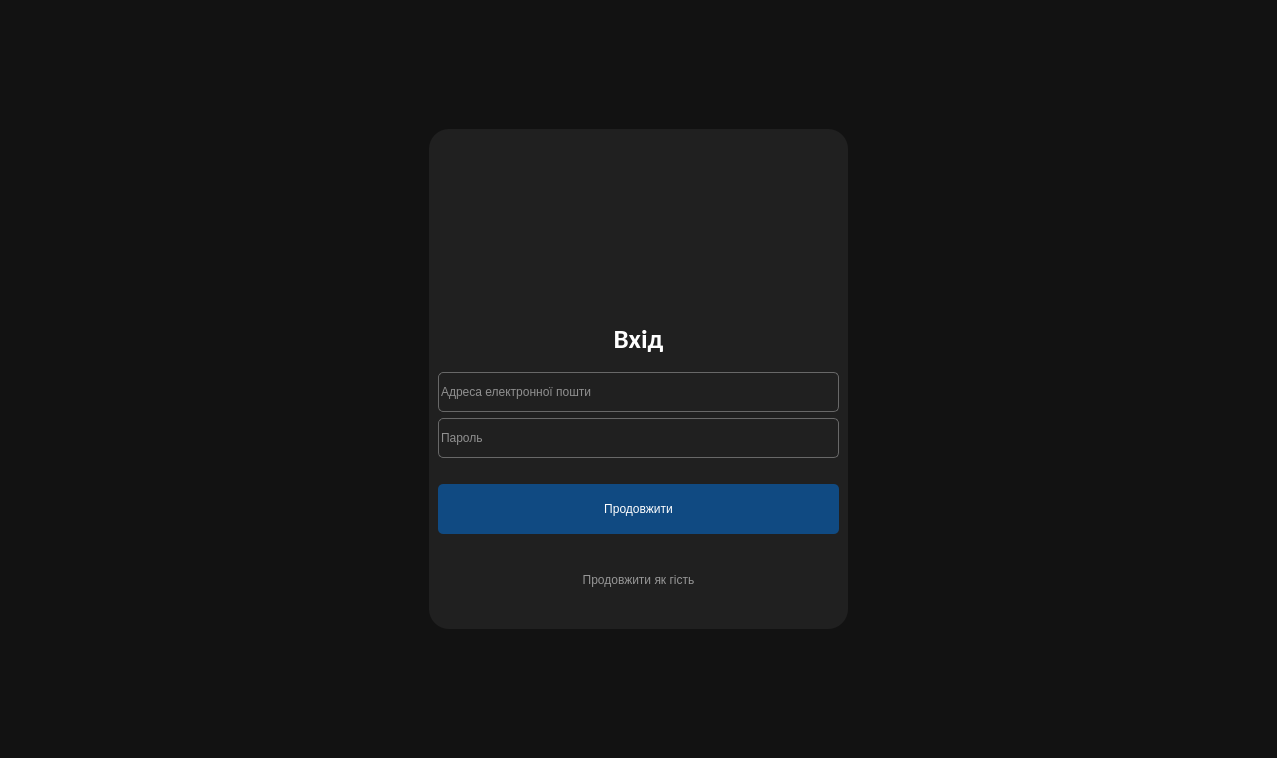
<?xml version="1.0" encoding="UTF-8"?>
<ui version="4.0">
 <class>EntryWindow</class>
 <widget class="QMainWindow" name="EntryWindow">
  <property name="geometry">
   <rect>
    <x>0</x>
    <y>0</y>
    <width>1277</width>
    <height>758</height>
   </rect>
  </property>
  <property name="windowTitle">
   <string>EntryWindow</string>
  </property>
  <property name="styleSheet">
   <string notr="true">QMainWindow {
	background-color: rgb(18, 18, 18)
}</string>
  </property>
  <widget class="QWidget" name="centralwidget">
   <layout class="QGridLayout" name="gridLayout">
    <item row="1" column="0">
     <spacer name="horizontalSpacer">
      <property name="orientation">
       <enum>Qt::Horizontal</enum>
      </property>
      <property name="sizeHint" stdset="0">
       <size>
        <width>40</width>
        <height>20</height>
       </size>
      </property>
     </spacer>
    </item>
    <item row="3" column="1">
     <spacer name="verticalSpacer_2">
      <property name="orientation">
       <enum>Qt::Vertical</enum>
      </property>
      <property name="sizeHint" stdset="0">
       <size>
        <width>20</width>
        <height>40</height>
       </size>
      </property>
     </spacer>
    </item>
    <item row="0" column="1">
     <spacer name="verticalSpacer">
      <property name="orientation">
       <enum>Qt::Vertical</enum>
      </property>
      <property name="sizeHint" stdset="0">
       <size>
        <width>20</width>
        <height>40</height>
       </size>
      </property>
     </spacer>
    </item>
    <item row="1" column="1" rowspan="2">
     <widget class="QWidget" name="LogInFrame" native="true">
      <property name="minimumSize">
       <size>
        <width>400</width>
        <height>500</height>
       </size>
      </property>
      <property name="styleSheet">
       <string notr="true">QWidget {
	background-color: rgb(32, 32, 32);
	border-radius: 20%;
	color: rgb(255, 255, 255);
}</string>
      </property>
      <layout class="QVBoxLayout" name="verticalLayout">
       <item>
        <spacer name="verticalSpacer_4">
         <property name="orientation">
          <enum>Qt::Vertical</enum>
         </property>
         <property name="sizeHint" stdset="0">
          <size>
           <width>20</width>
           <height>40</height>
          </size>
         </property>
        </spacer>
       </item>
       <item>
        <widget class="QLabel" name="logo">
         <property name="text">
          <string/>
         </property>
         <property name="alignment">
          <set>Qt::AlignCenter</set>
         </property>
        </widget>
       </item>
       <item>
        <spacer name="verticalSpacer_7">
         <property name="orientation">
          <enum>Qt::Vertical</enum>
         </property>
         <property name="sizeHint" stdset="0">
          <size>
           <width>20</width>
           <height>40</height>
          </size>
         </property>
        </spacer>
       </item>
       <item>
        <widget class="QLabel" name="signInLabel">
         <property name="font">
          <font>
           <family>Calibri</family>
           <pointsize>20</pointsize>
           <bold>true</bold>
          </font>
         </property>
         <property name="styleSheet">
          <string notr="true">QLabel {
	font-size: 20%;
}</string>
         </property>
         <property name="text">
          <string>Вхід</string>
         </property>
         <property name="alignment">
          <set>Qt::AlignCenter</set>
         </property>
        </widget>
       </item>
       <item>
        <spacer name="verticalSpacer_8">
         <property name="orientation">
          <enum>Qt::Vertical</enum>
         </property>
         <property name="sizeType">
          <enum>QSizePolicy::Fixed</enum>
         </property>
         <property name="sizeHint" stdset="0">
          <size>
           <width>20</width>
           <height>10</height>
          </size>
         </property>
        </spacer>
       </item>
       <item>
        <widget class="QLineEdit" name="emailintup">
         <property name="minimumSize">
          <size>
           <width>0</width>
           <height>40</height>
          </size>
         </property>
         <property name="font">
          <font>
           <family>Segoe UI</family>
           <pointsize>9</pointsize>
          </font>
         </property>
         <property name="styleSheet">
          <string notr="true">QLineEdit {
	border-radius: 5%;
	border: 1px solid rgb(104, 104, 104);
}</string>
         </property>
         <property name="text">
          <string/>
         </property>
         <property name="placeholderText">
          <string>Адреса електронної пошти</string>
         </property>
        </widget>
       </item>
       <item>
        <widget class="QLineEdit" name="passwordInput">
         <property name="minimumSize">
          <size>
           <width>0</width>
           <height>40</height>
          </size>
         </property>
         <property name="font">
          <font>
           <family>Segoe UI</family>
           <pointsize>9</pointsize>
          </font>
         </property>
         <property name="styleSheet">
          <string notr="true">border-radius: 5%;
border: 1px solid rgb(104, 104, 104);</string>
         </property>
         <property name="inputMask">
          <string/>
         </property>
         <property name="text">
          <string/>
         </property>
         <property name="echoMode">
          <enum>QLineEdit::Password</enum>
         </property>
         <property name="placeholderText">
          <string>Пароль</string>
         </property>
        </widget>
       </item>
       <item>
        <spacer name="verticalSpacer_6">
         <property name="orientation">
          <enum>Qt::Vertical</enum>
         </property>
         <property name="sizeType">
          <enum>QSizePolicy::Fixed</enum>
         </property>
         <property name="sizeHint" stdset="0">
          <size>
           <width>20</width>
           <height>20</height>
          </size>
         </property>
        </spacer>
       </item>
       <item>
        <widget class="QPushButton" name="continueButton">
         <property name="minimumSize">
          <size>
           <width>0</width>
           <height>50</height>
          </size>
         </property>
         <property name="font">
          <font>
           <family>Segoe UI</family>
           <pointsize>9</pointsize>
          </font>
         </property>
         <property name="cursor">
          <cursorShape>PointingHandCursor</cursorShape>
         </property>
         <property name="styleSheet">
          <string notr="true">QPushButton {
	background-color: rgb(16, 74, 130);
	border-radius: 5%;
}

QPushButton:hover {
	background-color: rgb(0, 116, 228);
	border-radius: 10%;
}</string>
         </property>
         <property name="text">
          <string>Продовжити</string>
         </property>
        </widget>
       </item>
       <item>
        <spacer name="verticalSpacer_5">
         <property name="orientation">
          <enum>Qt::Vertical</enum>
         </property>
         <property name="sizeType">
          <enum>QSizePolicy::Fixed</enum>
         </property>
         <property name="sizeHint" stdset="0">
          <size>
           <width>20</width>
           <height>20</height>
          </size>
         </property>
        </spacer>
       </item>
       <item>
        <widget class="QPushButton" name="continueAsGuestButton">
         <property name="minimumSize">
          <size>
           <width>0</width>
           <height>40</height>
          </size>
         </property>
         <property name="font">
          <font>
           <family>Segoe UI</family>
           <pointsize>9</pointsize>
          </font>
         </property>
         <property name="cursor">
          <cursorShape>PointingHandCursor</cursorShape>
         </property>
         <property name="styleSheet">
          <string notr="true">QPushButton {
	color: rgb(150, 150, 150);
}

QPushButton:hover  {
	color: rgb(255, 255, 255);
}</string>
         </property>
         <property name="text">
          <string>Продовжити як гість</string>
         </property>
        </widget>
       </item>
       <item>
        <spacer name="verticalSpacer_3">
         <property name="orientation">
          <enum>Qt::Vertical</enum>
         </property>
         <property name="sizeType">
          <enum>QSizePolicy::Fixed</enum>
         </property>
         <property name="sizeHint" stdset="0">
          <size>
           <width>20</width>
           <height>20</height>
          </size>
         </property>
        </spacer>
       </item>
      </layout>
     </widget>
    </item>
    <item row="1" column="2">
     <spacer name="horizontalSpacer_2">
      <property name="orientation">
       <enum>Qt::Horizontal</enum>
      </property>
      <property name="sizeHint" stdset="0">
       <size>
        <width>40</width>
        <height>20</height>
       </size>
      </property>
     </spacer>
    </item>
   </layout>
  </widget>
 </widget>
 <resources/>
 <connections/>
</ui>
